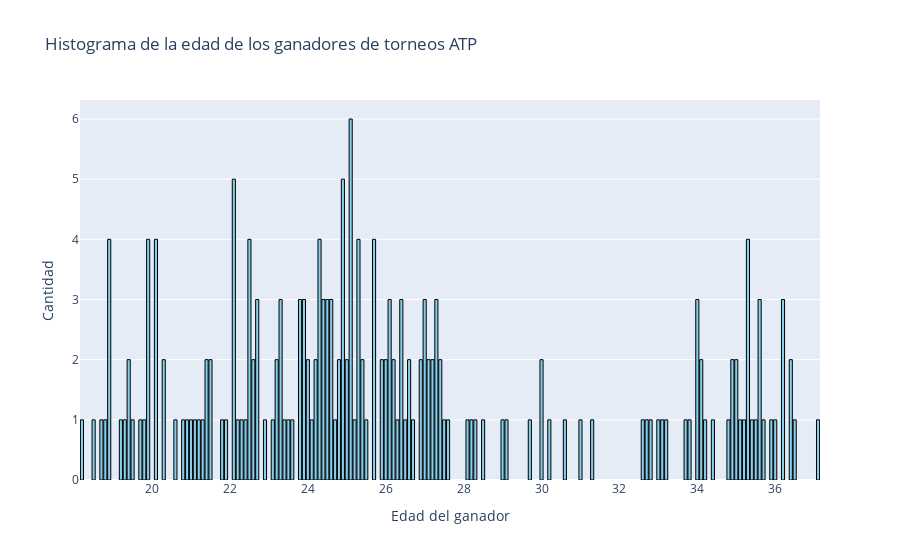

This figure's notebook cell:
### Code cell
fig = go.Figure(data=[go.Bar(x=campeones_edad['ganador_edad'], 
                              y=campeones_edad['count'],
                              marker_color='skyblue', 
                              marker_line_color='black',
                              marker_line_width=1)])

fig.update_layout(title='Histograma de la edad de los ganadores de torneos ATP',
                  xaxis_title='Edad del ganador',
                  yaxis_title='Cantidad')

fig.show()

### Figure 1 — Plotly figure (JSON) as saved in the notebook; plotly's stock layout.template omitted (floating-point values rounded to 4 significant figures)
{"data": [{"marker": {"color": "skyblue", "line": {"color": "black", "width": 1}}, "type": "bar", "x": [25.1, 22.1, 24.9, 35.3, 25.3, 25.7, 18.9, 20.1, 19.9, 24.3, 22.5, 26.4, 24.4, 22.7, 34, 23.9, 23.8, 35.6, 27, 36.2, 26.1, 24.6, 23.3, 27.3, 24.5, 35, 27.1, 25.9, 23.2, 26.9, 21.5, 19.4, 21.4, 27.2, 26, 26.2, 24.8, 20.3, 26.6, 24.2, 25.4, 25, 22.6, 30, 34.9, 27.4, 36.4, 34.1, 24, 22.3, 22.2, 26.5, 35.4, 21.2, 19.5, 34.4, 20.6, 25.2, 30.2, 24.1, 33.7, 25.5, 21.1, 19.3, 36.5, 19.7, 18.5, 22.4, 32.6, 19.8, 35.1, 32.7, 27.6, 36, 28.2, 33.1, 21.9, 35.2, 37.1, 21, 26.3, 31, 20.9, 24.7, 34.2, 33, 19.2, 21.8, 30.6, 28.5, 29.7, 20.8, 22.9, 29.1, 35.5, 28.3, 27.5, 32.8, 23.1, 29, 33.8, 18.7, 35.7, 18.2, 18.8, 31.3, 23.6, 28.1, 21.3, 26.7, 35.9, 34.8, 23.5, 23.4, 33.2], "y": [6, 5, 5, 4, 4, 4, 4, 4, 4, 4, 4, 3, 3, 3, 3, 3, 3, 3, 3, 3, 3, 3, 3, 3, 3, 2, 2, 2, 2, 2, 2, 2, 2, 2, 2, 2, 2, 2, 2, 2, 2, 2, 2, 2, 2, 2, 2, 2, 2, 1, 1, 1, 1, 1, 1, 1, 1, 1, 1, 1, 1, 1, 1, 1, 1, 1, 1, 1, 1, 1, 1, 1, 1, 1, 1, 1, 1, 1, 1, 1, 1, 1, 1, 1, 1, 1, 1, 1, 1, 1, 1, 1, 1, 1, 1, 1, 1, 1, 1, 1, 1, 1, 1, 1, 1, 1, 1, 1, 1, 1, 1, 1, 1, 1, 1]}], "layout": {"title": {"text": "Histograma de la edad de los ganadores de torneos ATP"}, "xaxis": {"title": {"text": "Edad del ganador"}}, "yaxis": {"title": {"text": "Cantidad"}}}}
